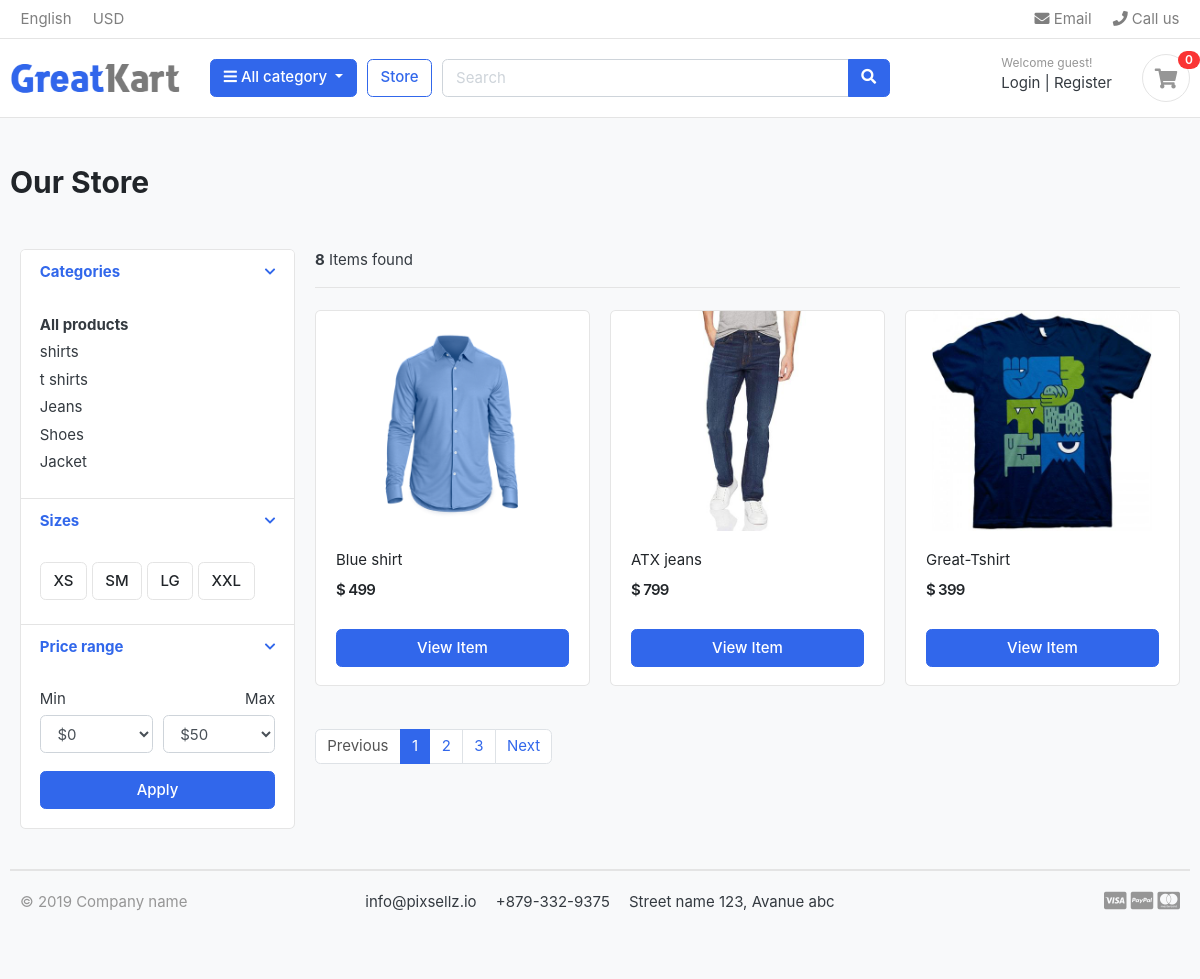
/store/, run on the app's committed database.
### category/models.py (models this page shows, shortened)
class Category (models.Model):
    category_name=models.CharField(max_length=50)
    slug=models.SlugField(max_length=50,unique=True)
    description=models.TextField(max_length=250,blank=True)
    cat_img=models.ImageField(upload_to='photos/categories',blank=True)
    class Meta:
        verbose_name_plural='Categories'
    def get_url(self):
        return reverse ( 'products_by_category', args=[self.slug])

### store/models.py (models this page shows, shortened)
class product (models.Model):
    product_name=models.CharField(max_length=200,unique=True)
    slug=models.SlugField(max_length=200,unique=True)
    description=models.TextField(max_length=500,blank=True)
    price=models.IntegerField()
    images=models.ImageField(upload_to='photos/products')
    stocks=models.IntegerField()
    is_available=models.BooleanField(default=True)
    category=models.ForeignKey(Category,on_delete=models.CASCADE)
    created_date=models.DateTimeField(auto_now_add=True)
    modified_date=models.DateTimeField(auto_now_add=True)
    def get_url (self):
        return reverse ('product_detail', args=[self.category.slug,self.slug])

### store/views.py (the view)
# urls.py: path('store/', include('store.urls')),
def store(request, category_slug=None):
    categories = None
    products = None
    if category_slug is not None:
        categories = get_object_or_404(Category,slug=category_slug) #It will bring requested category
        products = product.objects.filter(category=categories, is_available=True)
        paginators=Paginator(products,1)
        page=request.GET.get('page')
        page_product=paginators.get_page(page)
        product_count = products.count()
    else:
        products = product.objects.filter(is_available=True)
        product_count = products.count()
        paginators=Paginator(products,3)
        page=request.GET.get('page')
        page_product=paginators.get_page(page)
    context = {'products': page_product, 'product_count': product_count}
    return render(request, 'store/store.html', context)

### carts/context_processors.py (called while the page is built)
def cart_count(request):
    cart_counts=0
    if 'admin' in request.path:
        return {}
    else:
        try:
            Cart=cart.objects.get(cart_id=_cart_id(request))
            cart_items= cartItem.objects.all().filter(cart=Cart)
            for cart_item in cart_items :
                cart_counts += cart_item.quantity
        except cart.DoesNotExist:
            cart_counts=0
    return dict(cart_counts=cart_counts)

### carts/views.py (called while the page is built)
def _cart_id(request):
    session_id = request.session.session_key
    if not session_id:
        session_id = request.session.create()
    return session_id

### category/context_processors.py (called while the page is built)
def menu_links (request):
    links=Category.objects.all()
    return dict (links=links)

### templates/store/store.html (shortened to what this page needs)
{% extends "base.html" %}
{% load static %}
{% block content %}
<section class="section-pagetop bg">
    <div class="container">
        <h2 class="title-page">Our Store</h2>
<section class="section-content padding-y">
    <div class="container">
    <div class="row">
        <aside class="col-md-3">
    <div class="card">
        <article class="filter-group">
            <header class="card-header">
                <a href="#" data-toggle="collapse" data-target="#collapse_1" aria-expanded="true" class="">
                    <i class="icon-control fa fa-chevron-down"></i>
                    <h6 class="title">Categories</h6>
                </a>
            </header>
            <div class="filter-content collapse show" id="collapse_1" style="">
                <div class="card-body">
                    <ul class="list-menu">
                        <li class="font-weight-bolder"><a href="{% url 'store' %}">All products</a></li>
                        {% for category in links %}
                        <li><a href="{{category.get_url}}">{{category.category_name}} </a></li>
                        {% endfor %}
                    </ul>
                </div>
            </div>
        </article>
        <article class="filter-group">
            <header class="card-header">
                <a href="#" data-toggle="collapse" data-target="#collapse_4" aria-expanded="true" class="">
                    <i class="icon-control fa fa-chevron-down"></i>
                    <h6 class="title">Sizes </h6>
                </a>
            </header>
            <div class="filter-content collapse show" id="collapse_4">
                <div class="card-body">
                  <label class="checkbox-btn">
                    <span class="btn btn-light"> XS </span>
                  </label>
                  <label class="checkbox-btn">
                    <span class="btn btn-light"> SM </span>
                  </label>
                  <label class="checkbox-btn">
                    <span class="btn btn-light"> LG </span>
                  </label>
                  <label class="checkbox-btn">
                    <span class="btn btn-light"> XXL </span>
                  </label>
            </div>
            </div>
        </article>
        <article class="filter-group">
            <header class="card-header">
                <a href="#" data-toggle="collapse" data-target="#collapse_3" aria-expanded="true" class="">
                    <i class="icon-control fa fa-chevron-down"></i>
                    <h6 class="title">Price range </h6>
                </a>
            </header>
            <div class="filter-content collapse show" id="collapse_3" style="">
                <div class="card-body">
                    <div class="form-row">
                    <div class="form-group col-md-6">
                      <label>Min</label>
                          <select class="mr-2 form-control">
                            <option value="0">$0</option>
                        </select>
                    </div>
                    <div class="form-group text-right col-md-6">
                      <label>Max</label>
                          <select class="mr-2 form-control">
                            <option value="50">$50</option>
                        </select>
                    </div>
                    </div>
                    <button class="btn btn-block btn-primary">Apply</button>
                </div>
            </div>
        </article>
    </div>
        </aside>
        <main class="col-md-9">
    <header class="border-bottom mb-4 pb-3">
            <div class="form-inline">
                <span class="mr-md-auto"><b>{{product_count}}</b> Items found </span>
            </div>
    </header>
    <div class="row">
        {% if products %}
        {% for product in products %}
        <div class="col-md-4">
            <figure class="card card-product-grid">
                <div class="img-wrap">
                    <a href="{{product.get_url}}"><img src="{{product.images.url}}"></a>
                </div>
                <figcaption class="info-wrap">
                    <div class="fix-height">
                        <a href="{{product.get_url}}" class="title">{{product.product_name}}</a>
                        <div class="price-wrap mt-2">
                            <span class="price">$ {{product.price}}</span>
                        </div>
                    </div>
                    <a href="{% url 'add-cart' product.id %}" class="btn btn-block btn-primary"> View Item </a>
                </figcaption>
            </figure>
        </div>
        {% endfor %}
        {% else %}
        <h2 class="text-center">No result found. Try again <i class="fa fa-thumbs-up text-success" aria-hidden="true"></i></h2>
        {% endif %}
    </div>
    <nav class="mt-4" aria-label="Page navigation sample">
    {% if products.has_other_pages %}
      <ul class="pagination">
        {% if products.has_previous %}
        <li class="page-item"><a class="page-link" href="?page={{products.previous_page_number}}">Previous</a></li>
        {% else  %}
        <li class="page-item disabled "><a class="page-link" href="#">Previous</a></li>
        {% endif %}
        {% for i in products.paginator.page_range  %}
            {% if products.number == i %}
            <li class="page-item active"><a class="page-link" href="#">{{i}}</a></li>
            {% else %}
            <li class="page-item"><a class="page-link" href="?page={{i}}">{{i}}</a></li>
            {% endif %}
        {% endfor %}
        {% if products.has_next %}
            <li class="page-item"><a class="page-link" href="?page={{products.next_page_number}}">Next</a></li>
        {% else %}
            <li class="page-item disabled "><a class="page-link" href="#">Next</a></li>
        {% endif %}
      </ul>
    {% endif %}
    </nav>
        </main>
    </div>
    </div>
    </section>
{% endblock %}

### static/css/ui.css (style rules this page uses)
html { font-family: "Inter", sans-serif; font-size: 15px; }
.img-wrap { text-align: center; display: block; }
.img-wrap img { max-width: 100%; }
.price-wrap { letter-spacing: -0.7px; }
.padding-y { padding-top: 40px; padding-bottom: 40px; }
figure { margin-bottom: 0; }
article:after, .form-group:after { display: block; clear: both; content: ""; }
.bg { background-color: #f8f9fa; }
.title-page { color: #212529; }
.btn-light { background-color: #fff; border-color: #e4e4e4; }
[class*=list-] li:after { visibility: hidden; display: block; content: ""; overflow: hidden; height: 0; clear: both; }
.list-menu { list-style: none; margin: 0; padding-left: 0; }
.list-menu li { margin-bottom: 5px; }
.list-menu a { color: #343a40; }
[class*=card-product] a.title { color: #212529; display: block; }
[class*=card-product] .img-wrap { overflow: hidden; position: relative; }
[class*=card-product] .img-wrap img { height: 100%; max-width: 100%; width: auto; display: inline-block; -o-object-fit: cover; object-fit: cover; }
.card-product-grid { margin-bottom: 20px; }
.card-product-grid .img-wrap { border-radius: 0.2rem 0.2rem 0 0; height: 220px; }
.card-product-grid .info-wrap { overflow: hidden; padding: 18px 20px; }
.card-product-grid .fix-height { height: 80px; overflow: hidden; }
.card .img-wrap { overflow: hidden; }
.price { font-weight: 600; color: #212529; }
.icon-control { margin-top: 5px; float: right; font-size: 80%; }
.card-header .title { margin-bottom: 0; line-height: 1.5; }
.filter-group { border-bottom: 1px solid #e4e4e4; }
.filter-group .card-header { border-bottom: 0; }
.filter-group:last-child { border-bottom: 0; }
.checkbox-btn { position: relative; }
.section-pagetop { padding: 45px 0; }

### data on the page
Category: category_name "shirts"
Category: category_name "t shirts"
Category: category_name "Jeans"
Category: category_name "Shoes"
Category: category_name "Jacket"
product: images (picture), product_name "Blue shirt", price "499"
product: images (picture), product_name "ATX jeans", price "799"
product: images (picture), product_name "Great-Tshirt", price "399"

### other printed values
{{ cart_counts }} "0"
{{ product_count }} "8"
{{ i }} "1"
{{ i }} "2" "3"
